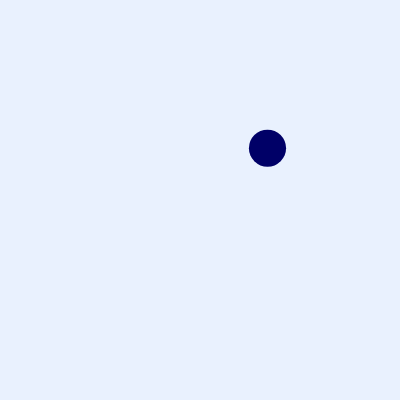
Frame 1 (no input)
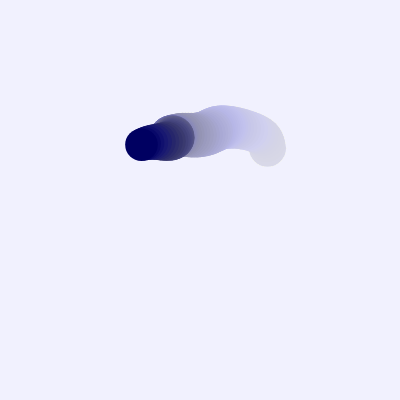
Frame 60 (no input)
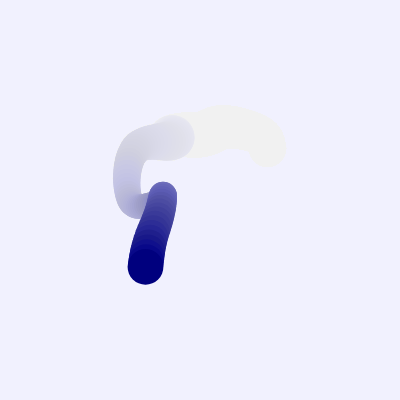
Frame 120 (the mouse pressed at the canvas centre since frame 60)

The p5.js sketch that drew these frames (run headless with seeded random() and noise() and a simulated clock; from frame 60 on, the mouse is pressed at the canvas centre):

// p5.js sketch
// ── sketch.js
let x = 200;
let y = 200;
let r = 10;
let b = 0;

function setup() {
  createCanvas(400, 400);
  background(232, 240, 254);
}

function draw() {
  x = map(noise(frameCount * 0.01), 0, 1, 0, 400);
  y = map(noise(frameCount * 0.01 + 123.4567), 0, 1, 0, 400);
  r = map(noise(frameCount * 0.01 + 456.789), 0, 1, 1, 100);
  b = map(noise(frameCount * 0.06 + 789.0123), 0, 1, 0, 255);

  background(232, 240, 254, 8);
  noStroke();
  fill(0, 0, b);
  circle(x, y, r);
}
